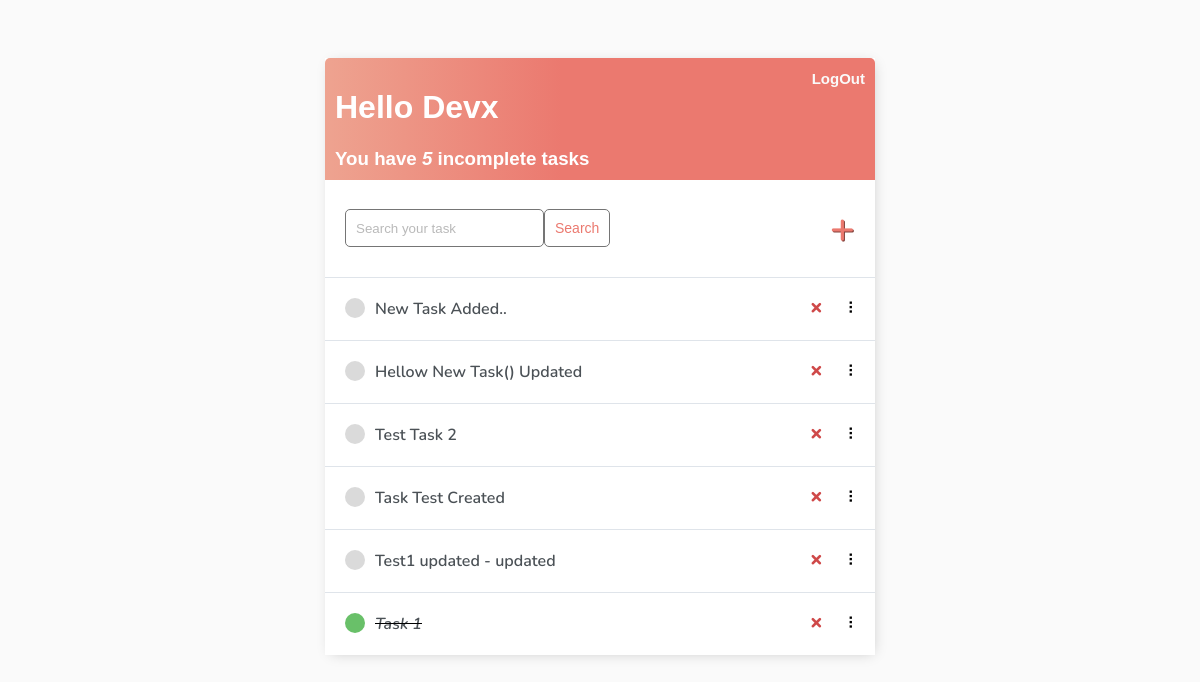
Before: / (signed in) with the older database file.
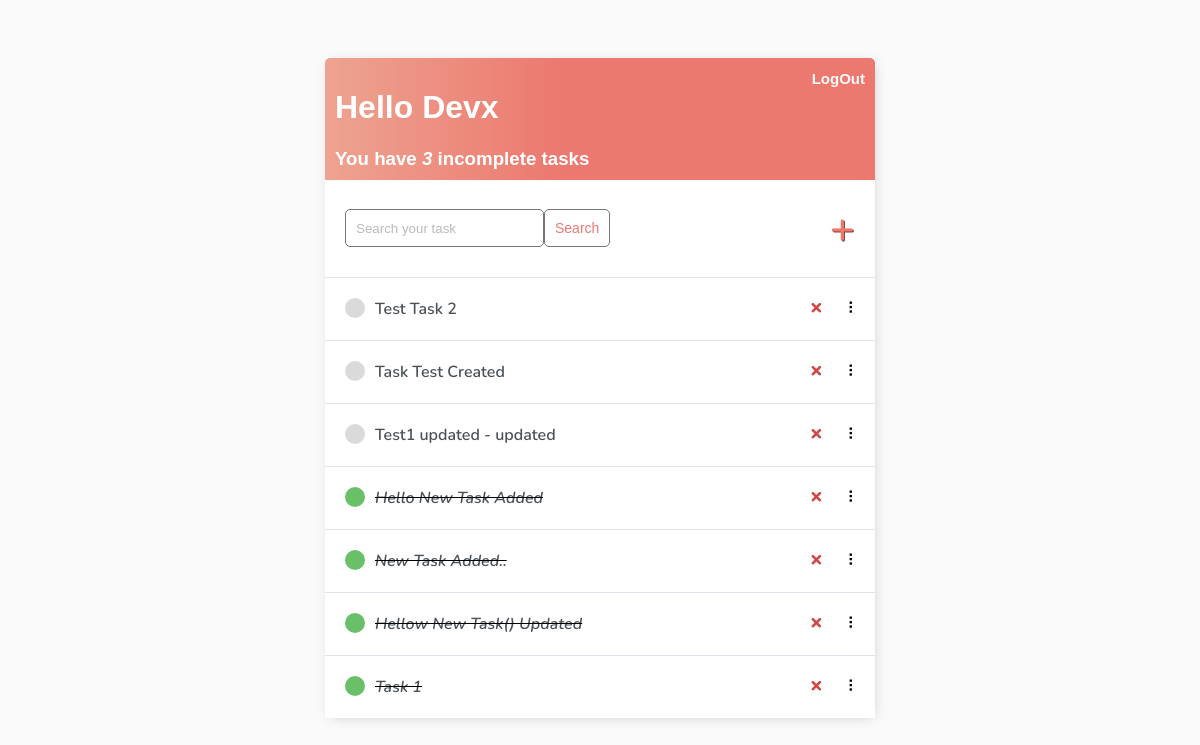
After: the same page with the newer database file.
### base/models.py (models this page shows)
class Task(models.Model):
    user = models.ForeignKey(User, on_delete=models.CASCADE, null=True, blank=True)
    title = models.CharField(max_length=200)
    description = models.TextField(null=True, blank=True)
    completed = models.BooleanField(default=False)
    created = models.DateTimeField(auto_now_add=True)
    def __str__(self):
        return self.title
    class Meta:
        ordering = ['completed', '-created' ]

### base/views.py (the view)
# urls.py: path('', TaskList.as_view(), name="tasks"),
class TaskList(LoginRequiredMixin, ListView):
    model = Task
    context_object_name = 'tasks'
    def get_context_data(self, **kwargs):
        context = super().get_context_data(**kwargs)
        context['tasks'] = context['tasks'].filter(user=self.request.user)
        context['count'] = context['tasks'].filter(completed=False).count()
        search_input = self.request.GET.get('search-area') or ''
        if search_input:
            context['tasks'] = context['tasks'].filter(title__startswith=search_input)
            context['search_input'] = search_input
        return context

### base/templates/base/task_list.html (shortened to what this page needs)
{% extends 'main.html' %}
{% block content %}
<div class="header-bar">
    <div>
        <h1>Hello {{request.user|title}}</h1>
        <h3 style="margin:0">You have <i>{{count}}</i> incomplete task{{ count|pluralize:"s" }}</h3>
    </div>
    {% if request.user.is_authenticated %}
    <div class="logout-form" >
        <form id="logout-form" method="post" action="{% url 'logout' %}">
            <button type="submit">LogOut</button>
        </form>
    </div>
    {% else %}
    <a href="{% url 'login' %}">Login</a>
    {% endif %}
</div>
<div id="search-add-wrapper">
    <form method="GET" style="display: flex;">
        <input type='text' name='search-area' placeholder="Search your task" value="{{search_input}}">
        <input class="button" type="submit" value='Search'>
    </form>
    {% if tasks|length > 0 %}
    <a id="add-link" href="{% url 'task-create' %}">&#x2b;</a>
    {% endif %}
</div>
<div id="tasklist" class="task-items-wrapper">
    {% for task in tasks %}
    <div class="task-wrapper" data-position="{{task.pk}}">
        <div class="task-title">
            {% if task.completed %}
            <div class="task-complete-icon"></div>
            <i><s><a href="{% url 'task-update' task.id %}">{{task}}</a></s></i>
            {% else %}
            <div class="task-incomplete-icon"></div>
            <a href="{% url 'task-update' task.id %}">{{task}}</a>
            {% endif %}
        </div>
        <div class="task-controls">
            <a class="delete-link" href="{% url 'task-delete' task.id %}">&#215;</a>
            <span class="handle">&nbsp;&#10247;</span>
        </div>
    </div>
    {% empty %}
    <div style="text-align: center; padding-bottom: 10px; line-height: 1em;">
        <h3>No new tasks are created.</h3>
        <h3>Create a <a style="text-decoration: none; color: #e53935;" href="{% url 'task-create' %}">New task</a> ! </h3>
    </div>
    {% endfor %}
</div>
{% endblock content %}

Changed rows visible on the page:
added Task: title "Hello New Task Added"
changed Task "New Task Added..": completed False → True (drawn); moves down the list
changed Task "Hellow New Task() Updated": completed False → True (drawn); moves down the list
Other visible differences:
{{ count }}: "5" → "3"
